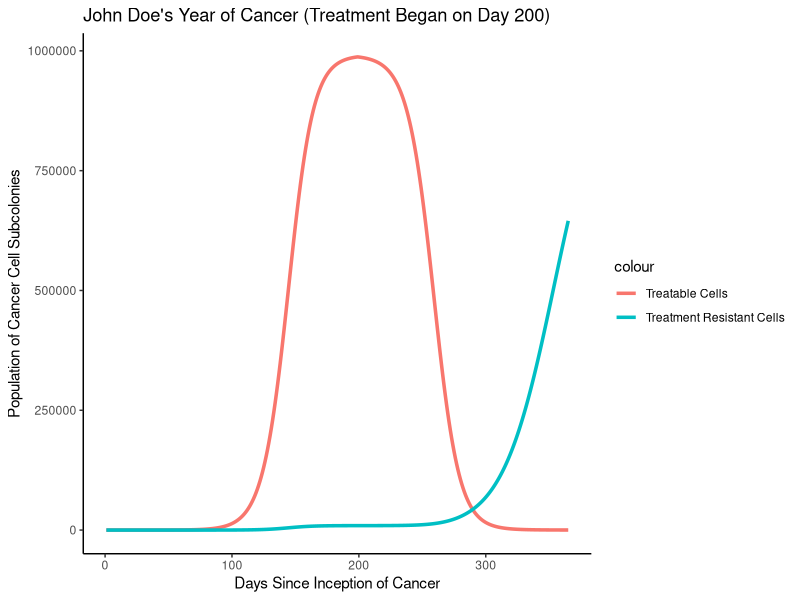

Generate this figure with R:
# Seth Parker, Kurt Kohler, Chris Gager: Exercise 10 "Fun With Cancer"
# We simulate 1 year of John Doe's cancer growth, with treatment beginning 200 days after cancer growth began

# Set all these variables before beginning the for loop
rN <- 0.1
rM <- 0.1
k <- 10^6
# Nt = Nt + rN * Nt (1 - (Nt + Mt)/k)
# Mt = Mt + rM * Mt (1 - (Nt + Mt)/k)
popN <- c(1:365)
popM <- c(1:365)
Nt <- 1 # Starting Population
Mt <- 1 # Starting Population
day <- 0

# This loop is the model
for (cell in 1:365)
{
  day <- day + 1
  if (day >= 200) # Treatment begins
  {
    Nt <- Nt + (rN - 0.2) * Nt * (1 - (Nt + Mt)/k)
    Mt <- Mt + (rM * 0.5) * Mt * (1 - (Nt + Mt)/k)
  }
  else if (Mt + Nt >= 100) # Separate subcolony forms
  {
    if (day < 200) 
    {
      Mt <- Mt + rM * Mt * (1 - (Nt + Mt)/k)
      Nt <- Nt + rN * Nt * (1 - (Nt + Mt)/k)
    }
  }
  else
  {
    if (day < 200)
    {
    Nt <- Nt + rN * Nt * (1 - (Nt + Mt)/k)
    }  
  }
  popN[cell] <- Nt
  popM[cell] <- Mt
}

# Data organization and graph generation

days_with_cancer <- c(1:365)
population_data <- as.data.frame(cbind(popM, popN, days_with_cancer))

library(ggplot2)

ggplot(data = population_data)+
  geom_line(aes(x = days_with_cancer, y = popN, color = "Treatable Cells"), size = 1.2)+
  geom_line(aes(x = days_with_cancer, y = popM, color = "Treatment Resistant Cells"), size = 1.2)+
  theme_classic()+
  labs(x = "Days Since Inception of Cancer", y = "Population of Cancer Cell Subcolonies", title = "John Doe's Year of Cancer (Treatment Began on Day 200)")
  

